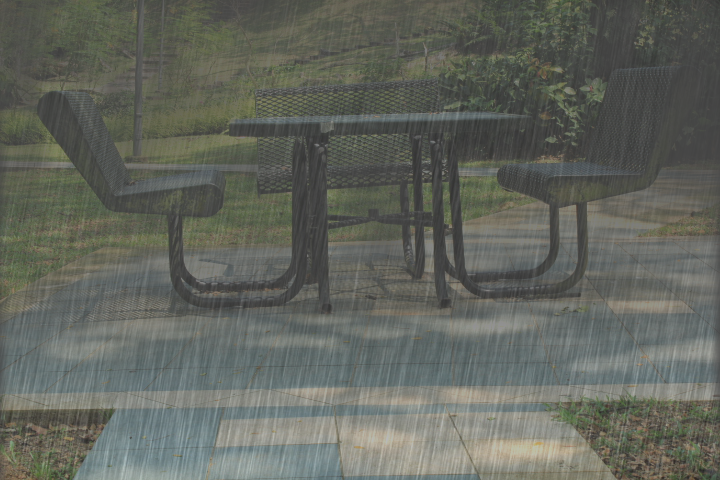
#> input picture 12.HeavyRain/data/synthetic/Test1/in/im_0001_s80_a04.png, 720 x 480 px; its folder holds 4 pictures in this run
$ python preprocessing.py
#> lines starting #> are read from the running program, lines starting #| are printed output that depends on the picture
import os
import glob
import shutil
import cv2
import numpy as np
from tqdm import tqdm
import requests
import tarfile

def en_sure(dir):
    if not os.path.exists(dir):
        os.mkdir(dir)

def preprocess():
    print('... loading data')
    # [4 lines of commented-out code are left out]
    en_sure('train_data/raw')
    en_sure('train_data/raw/train_rain')
    en_sure('train_data/raw/train_gt')
    en_sure('train_data/npy')

    rain_files = sorted(glob.glob('C:/DATASETS/Heavy_rain_image_cvpr2019/val_301_350/in/'))####rainysamples
    clean_files = sorted(glob.glob('C:/DATASETS/Heavy_rain_image_cvpr2019/val_301_350/gt/'))
    rain_paths = np.array(
        [e for x in [glob.glob(os.path.join(file, '*'))
        for file in rain_files] for e in x])
    clean_paths = np.array(
        [e for x in [glob.glob(os.path.join(file, '*'))
        for file in clean_files] for e in x])
    # [5 lines of commented-out code are left out]

    x_rain = []
    pbar = tqdm(total=(len(rain_paths)))
    for i, d in enumerate(rain_paths):
        pbar.update(1)
        img = cv2.imread(d)
#> img is the input picture: shape (480, 720, 3); mean B, G, R 93.5, 101.4, 98.1
        img = cv2.resize(img, (96, 96))#128
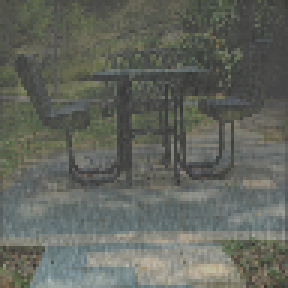
#> img: shape (96, 96, 3) (shown 3 times larger); mean B, G, R 93.7, 101.7, 98.3
        if img is None:
            continue
        x_rain.append(img)
        name = "{}.png".format("{0:05d}".format(i))
        imgpath = os.path.join('train_data/raw/train_rain', name)
        cv2.imwrite(imgpath, img)
#> pass 2 of the loop in preprocess, `for i, d in enumerate(rain_paths):`:
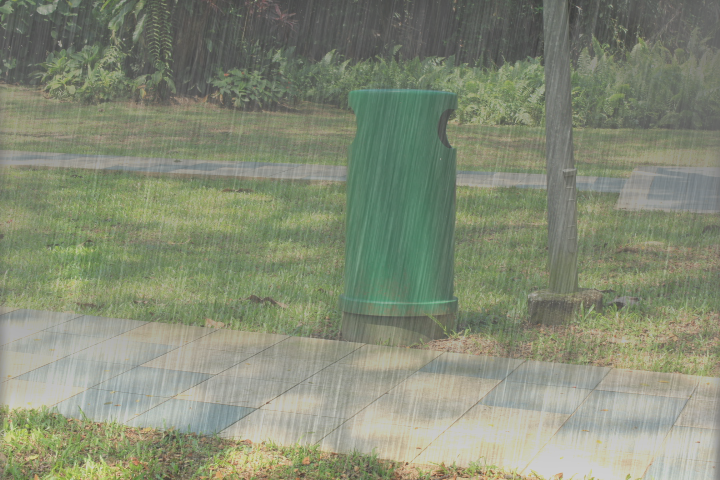
#> input picture 12.HeavyRain/data/synthetic/Test1/in/im_0002_s80_a04.png, 720 x 480 px
#> in preprocess, img is the input picture: shape (480, 720, 3); mean B, G, R 118.3, 139.9, 133
#> in preprocess, `img = cv2.resize(img, (96, 96))#128`:
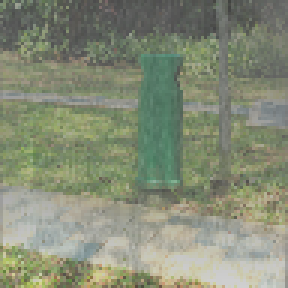
#> img: shape (96, 96, 3) (shown 3 times larger); mean B, G, R 118.6, 140.1, 133.3
#> pass 3 of the loop in preprocess, `for i, d in enumerate(rain_paths):`:
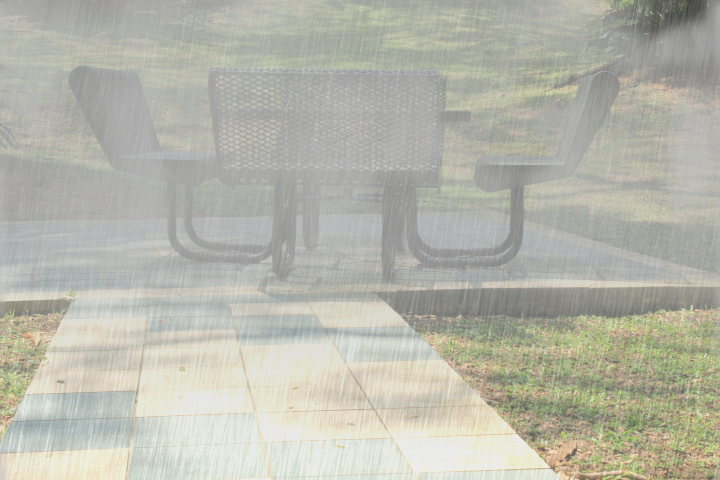
#> input picture 12.HeavyRain/data/synthetic/Test1/in/im_0003_s80_a04.png, 720 x 480 px
#> in preprocess, img is the input picture: shape (480, 720, 3); mean B, G, R 171.3, 182.6, 182.3
#> in preprocess, `img = cv2.resize(img, (96, 96))#128`:
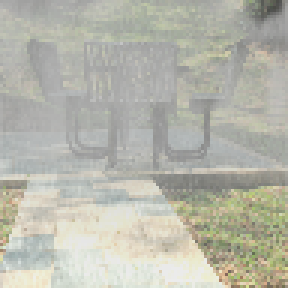
#> img: shape (96, 96, 3) (shown 3 times larger); mean B, G, R 171.4, 182.7, 182.4
#> the loop made 4 passes; the first 3 are shown
    pbar.close()

    x_clean = []
    pbar = tqdm(total=(len(clean_paths)))
    for i, d in enumerate(clean_paths):
        pbar.update(1)
        img = cv2.imread(d)
        img = cv2.resize(img, (96, 96))#128
        if img is None:
            continue
        for j in range(15):
            x_clean.append(img)
            name = "{}.png".format("{0:05d}".format(i*15+j))
            imgpath = os.path.join('train_data/raw/train_gt', name)
            cv2.imwrite(imgpath, img)

    pbar.close()

    x_rain = np.array(x_rain, dtype=np.uint8)
    x_clean = np.array(x_clean, dtype=np.uint8)
    np.save('train_data/npy/train_rain.npy', x_rain)
    np.save('train_data/npy/train_gt.npy', x_clean)
    #np.save('train_data/npy/train_rain.npy', x_train)
    #np.save('train_data/npy/test_rain.npy', x_test)

def main():
    preprocess()


if __name__ == '__main__':
    main()
